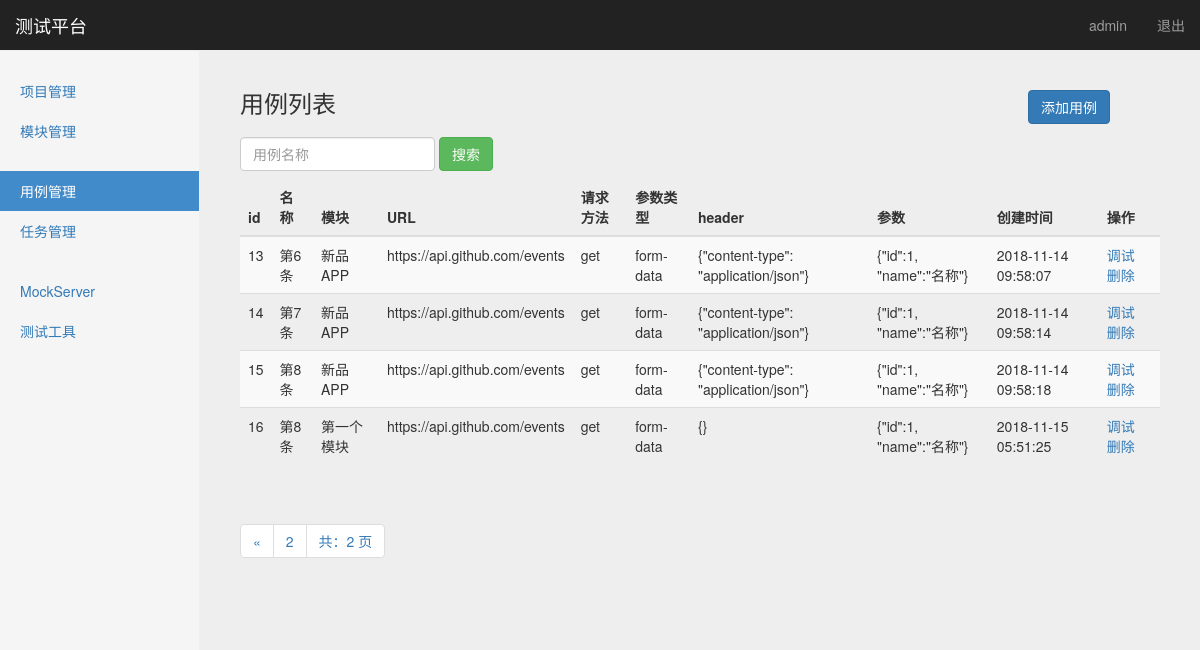
/interface/case_manage/?page=2 (signed in), run on the app's committed database.
### interface_app/models.py (models this page shows, shortened)
class TestCase(models.Model):
    module = models.ForeignKey(Module, on_delete=models.CASCADE)
    name = models.CharField("名称", max_length=100, blank=False, default="")
    url = models.TextField("URL", default="")
    req_method = models.CharField("方法", max_length=10, default="")
    req_type = models.CharField("参数类型", max_length=10, default="")
    req_header = models.TextField("header", default="")
    req_parameter = models.TextField("参数", default="")
    response_assert = models.TextField("断言", default="")
    create_time = models.DateTimeField("创建时间", auto_now_add=True)

### project_app/models.py (models this page shows)
class Module(models.Model):
    project = models.ForeignKey(ProjectManage, on_delete=models.CASCADE)
    title = models.CharField("名称", max_length=100, blank=False, default="")  # 名称
    description = models.TextField("描述", max_length=100, default="")  # 描述
    create_time = models.DateTimeField("创建时间", auto_now_add=True)  # 创建时间
    def __str__(self):
        return self.title

### interface_app/views/testcase_views.py (the view)
# urls.py: path('case_manage/', testcase_views.case_manage),
def case_manage(request):
    cases_list = TestCase.objects.get_queryset().order_by('id')
    paginator = Paginator(cases_list, 10)
    page = request.GET.get("page")
    try:
        contacts = paginator.page(page)
    except PageNotAnInteger:
        contacts = paginator.page(1)
    except EmptyPage:
        contacts = paginator.page(paginator.num_pages)
    return render(request, "case_manage.html",
                  {"cases": contacts,
                   "type": "list"})

### templates/case_manage.html (shortened to what this page needs)
{% extends "base.html" %}
{% block content %}
  <body>
    <nav class="navbar navbar-inverse navbar-fixed-top">
      <div class="container-fluid">
        <div class="navbar-header">
          <a class="navbar-brand" href="#">测试平台</a>
        </div>
        <div id="navbar" class="navbar-collapse collapse">
          <ul class="nav navbar-nav navbar-right">
            <li><a href="#">{{ user }}</a></li>
            <li><a href="/logout/">退出</a></li>
          </ul>
        </div>
      </div>
    </nav>
    <div class="container-fluid">
      <div class="row">
        <div class="col-sm-3 col-md-2 sidebar">
          <ul class="nav nav-sidebar">
            <li> <a href="/manage/project_manage/">项目管理</a></li>
            <li><a href="/manage/module_manage/">模块管理</a></li>
          </ul>
          <ul class="nav nav-sidebar">
            <li class="active"><a href="#">用例管理</a></li>
            <li><a href="">任务管理</a></li>
          </ul>
          <ul class="nav nav-sidebar">
            <li><a href="">MockServer</a></li>
            <li><a href="">测试工具</a></li>
          </ul>
        </div>
        {% if type == 'list'%}
        <div class="col-sm-9 col-sm-offset-3 col-md-10 col-md-offset-2 main">
         <div>
          <h3 class="sub-header">用例列表
                <button type="button" class="btn btn-primary" style="float: right;margin-right: 50px;"
                onclick="window.location.href='/interface/add_case/'">添加用例</button>
          </h3>
                <form class="navbar-form" method="get" action="/interface/search_case_name/" style="padding-left: 0px;">
                    <div class="form-group">
                        <input name="case_name" type="text" placeholder="用例名称" class="form-control">
                    </div>
                    <button type="submit" class="btn btn-success">搜索</button>
                </form>
         </div>
          <div class="table-responsive">
            <table class="table table-striped">
              <thead>
                <tr>
                  <th>id</th>
                  <th>名称</th>
                  <th>模块</th>
                  <th>URL</th>
                  <th>请求方法</th>
                  <th>参数类型</th>
                  <th>header</th>
                  <th>参数</th>
                  <th>创建时间</th>
                  <th>操作</th>
                </tr>
              </thead>
              <tbody>
                {% for case in cases %}
                  <tr>
                    <td>{{ case.id }}</td>
                    <td>{{ case.name }}</td>
                    <td>{{ case.module }}</td>
                    <td>{{ case.url }}</td>
                    <td>{{ case.req_method }}</td>
                    <td>{{ case.req_type }}</td>
                    <td>{{ case.req_header }}</td>
                    <td>{{ case.req_parameter }}</td>
                    <td>{{ case.create_time | date:"Y-m-d H:i:s" }}</td>
                    <td>
                      <a href="/interface/debug_case/{{case.id}}/">调试</a>&ensp;
                      <a href="/interface/delete_case/{{case.id}}/">删除</a>
                    </td>
                  </tr>
                {% endfor %}
              </tbody>
            </table>
               <div class="pagination">
                  <span class="step-links">
                    <ul class="pagination">
                      {% if cases.has_previous %}
                        <li><a href="?search={{ search }}&page={{ cases.previous_page_number }}">&laquo;</a></li>
                      {% endif %}
                       <li><a href="#">{{ cases.number }}</a></li>
                      <li><a href="#">共：{{ cases.paginator.num_pages }} 页</a></li>
                    </ul>
                  </span>
               </div>
          </div>
        </div>
      {% endif %}
           </div>
      </div>
  </body>
{% endblock %}

### static/css/signin.css (style rules this page uses)
body { padding-top: 40px; padding-bottom: 40px; background-color: #eee; }

### static/css/dashboard.css (style rules this page uses)
body { padding-top: 50px; }
.sub-header { padding-bottom: 10px; border-bottom: 1px solid #eee; }
.navbar-fixed-top { border: 0; }
.sidebar { display: none; }
@media (min-width: 768px) { .sidebar { position: fixed; top: 51px; bottom: 0; left: 0; z-index: 1000; display: block; padding: 20px; overflow-x: hidden; overflow-y: auto; background-color: #f5f5f5; border-right: 1px solid #eee; } }
.nav-sidebar { margin-right: -21px; margin-bottom: 20px; margin-left: -20px; }
.nav-sidebar > li > a { padding-right: 20px; padding-left: 20px; }
.nav-sidebar > .active > a, .nav-sidebar > .active > a:hover, .nav-sidebar > .active > a:focus { color: #fff; background-color: #428bca; }
.main { padding: 20px; }
@media (min-width: 768px) { .main { padding-right: 40px; padding-left: 40px; } }

### data on the page
TestCase: id "13", name "第6条", module "新品APP", url "https://api.github.com/events", req_method "get", req_type "form-data", req_header "{\"content-type\": \"application/json\"}", req_parameter "{\"id\":1, \"name\":\"名称\"}", create_time "2018-11-14 09:58:07"
TestCase: id "14", name "第7条", module "新品APP", url "https://api.github.com/events", req_method "get", req_type "form-data", req_header "{\"content-type\": \"application/json\"}", req_parameter "{\"id\":1, \"name\":\"名称\"}", create_time "2018-11-14 09:58:14"
TestCase: id "15", name "第8条", module "新品APP", url "https://api.github.com/events", req_method "get", req_type "form-data", req_header "{\"content-type\": \"application/json\"}", req_parameter "{\"id\":1, \"name\":\"名称\"}", create_time "2018-11-14 09:58:18"
TestCase: id "16", name "第8条", module "第一个模块", url "https://api.github.com/events", req_method "get", req_type "form-data", req_header "{}", req_parameter "{\"id\":1, \"name\":\"名称\"}", create_time "2018-11-15 05:51:25"

### other printed values
{{ user }} "admin"
{{ cases.number }} "2"
{{ cases.paginator.num_pages }} "2"
